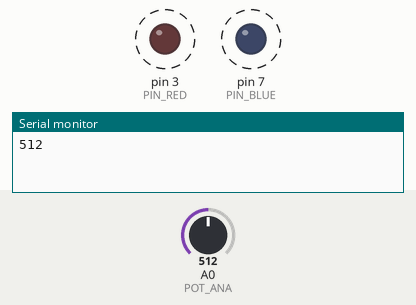
Simulated run of this sketch. Board: Arduino Uno, built with avr-gcc and run on an emulated ATmega328P. On the bench: output pins drawn as LEDs (lit = HIGH), the last lines printed to the serial monitor. Dashed ring = blinking. The test bench sets the inputs (shaded band); at power-on: A0 (POT_ANA) = 512.

Above: at 0.89 s.
1.9 s: A0 (POT_ANA) set to 122
5.4 s: A0 (POT_ANA) set to 0
At 6.07 s:
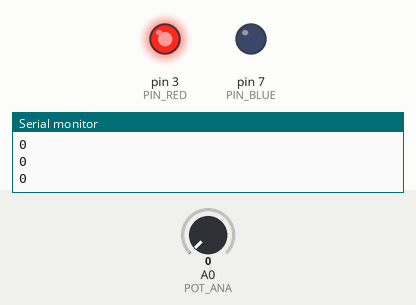
8.9 s: A0 (POT_ANA) set to 511
At 9.3 s:
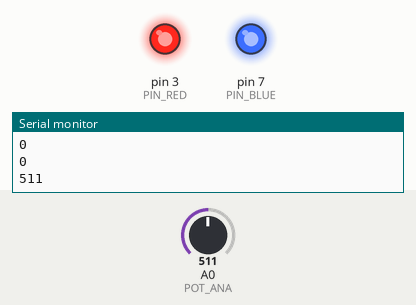
Timing chart, 0 to 18.4 s (numbered marks = the images above; inputs shaded):
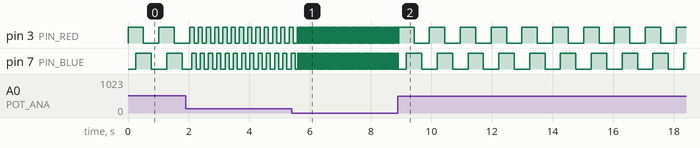

Measured:
- after the input at 1.9 s, pin 3 (PIN_RED): alternates HIGH for 0.14 s and LOW for 0.14 s, starting after 0.28 s; pin 7 (PIN_BLUE): alternates HIGH for 0.14 s and LOW for 0.14 s, starting after 0.21 s
- by itself, pin 3 (PIN_RED), pin 7 (PIN_BLUE): alternates HIGH for 0.51 s and LOW for 0.51 s

The sketch:

P6_Disco_LED.ino
```cpp
#define POT_ANA A0
#define PIN_RED 3
#define PIN_BLUE 7

void setup(){
    Serial.begin(9600);
    pinMode(POT_ANA, INPUT);
    pinMode(PIN_RED, OUTPUT);
    pinMode(PIN_BLUE, OUTPUT);
}

void loop(){
    int potVal = analogRead(POT_ANA);
    Serial.println(potVal);

    int mapping_values = map(potVal, 0, 1023, 10, 500); // Delay

    digitalWrite(PIN_RED, HIGH);
    delay(mapping_values);
    digitalWrite(PIN_BLUE, HIGH);
    delay(mapping_values);
    digitalWrite(PIN_RED, LOW);
    delay(mapping_values);
    digitalWrite(PIN_BLUE, LOW);
    delay(mapping_values);

}
```
